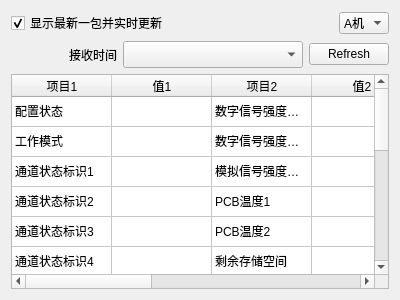
<?xml version="1.0" encoding="UTF-8"?>
<ui version="4.0">
 <class>Form</class>
 <widget class="QWidget" name="Form">
  <property name="geometry">
   <rect>
    <x>0</x>
    <y>0</y>
    <width>400</width>
    <height>300</height>
   </rect>
  </property>
  <property name="windowTitle">
   <string>01H工参</string>
  </property>
  <layout class="QVBoxLayout" name="verticalLayout">
   <item>
    <layout class="QHBoxLayout" name="horizontalLayout_2">
     <item>
      <widget class="QCheckBox" name="checkBox_realtime">
       <property name="text">
        <string>显示最新一包并实时更新</string>
       </property>
       <property name="checked">
        <bool>true</bool>
       </property>
      </widget>
     </item>
     <item>
      <spacer name="horizontalSpacer_3">
       <property name="orientation">
        <enum>Qt::Horizontal</enum>
       </property>
       <property name="sizeHint" stdset="0">
        <size>
         <width>40</width>
         <height>20</height>
        </size>
       </property>
      </spacer>
     </item>
     <item>
      <widget class="QComboBox" name="comboBox_sat">
       <item>
        <property name="text">
         <string>A机</string>
        </property>
       </item>
       <item>
        <property name="text">
         <string>B机</string>
        </property>
       </item>
      </widget>
     </item>
    </layout>
   </item>
   <item>
    <layout class="QHBoxLayout" name="horizontalLayout">
     <item>
      <spacer name="horizontalSpacer">
       <property name="orientation">
        <enum>Qt::Horizontal</enum>
       </property>
       <property name="sizeHint" stdset="0">
        <size>
         <width>40</width>
         <height>20</height>
        </size>
       </property>
      </spacer>
     </item>
     <item>
      <widget class="QLabel" name="label">
       <property name="text">
        <string>接收时间</string>
       </property>
      </widget>
     </item>
     <item>
      <widget class="QComboBox" name="comboBox_recv_time">
       <property name="minimumSize">
        <size>
         <width>180</width>
         <height>27</height>
        </size>
       </property>
       <property name="maximumSize">
        <size>
         <width>16777215</width>
         <height>27</height>
        </size>
       </property>
      </widget>
     </item>
     <item>
      <widget class="QPushButton" name="pushButton_refresh">
       <property name="text">
        <string>Refresh</string>
       </property>
      </widget>
     </item>
    </layout>
   </item>
   <item>
    <widget class="QTableWidget" name="tableWidget">
     <attribute name="horizontalHeaderVisible">
      <bool>true</bool>
     </attribute>
     <attribute name="horizontalHeaderCascadingSectionResizes">
      <bool>false</bool>
     </attribute>
     <attribute name="horizontalHeaderHighlightSections">
      <bool>true</bool>
     </attribute>
     <attribute name="verticalHeaderVisible">
      <bool>false</bool>
     </attribute>
     <attribute name="verticalHeaderCascadingSectionResizes">
      <bool>false</bool>
     </attribute>
     <attribute name="verticalHeaderHighlightSections">
      <bool>true</bool>
     </attribute>
     <row>
      <property name="text">
       <string>1</string>
      </property>
     </row>
     <row>
      <property name="text">
       <string>2</string>
      </property>
     </row>
     <row>
      <property name="text">
       <string>3</string>
      </property>
     </row>
     <row>
      <property name="text">
       <string>4</string>
      </property>
     </row>
     <row>
      <property name="text">
       <string>5</string>
      </property>
     </row>
     <row>
      <property name="text">
       <string>6</string>
      </property>
     </row>
     <row>
      <property name="text">
       <string>7</string>
      </property>
     </row>
     <row>
      <property name="text">
       <string>8</string>
      </property>
     </row>
     <row>
      <property name="text">
       <string>9</string>
      </property>
     </row>
     <row>
      <property name="text">
       <string>10</string>
      </property>
     </row>
     <row>
      <property name="text">
       <string>11</string>
      </property>
     </row>
     <row>
      <property name="text">
       <string>12</string>
      </property>
     </row>
     <row>
      <property name="text">
       <string>13</string>
      </property>
     </row>
     <row>
      <property name="text">
       <string>14</string>
      </property>
     </row>
     <column>
      <property name="text">
       <string>项目1</string>
      </property>
     </column>
     <column>
      <property name="text">
       <string>值1</string>
      </property>
     </column>
     <column>
      <property name="text">
       <string>项目2</string>
      </property>
     </column>
     <column>
      <property name="text">
       <string>值2</string>
      </property>
     </column>
     <column>
      <property name="text">
       <string>项目3</string>
      </property>
     </column>
     <column>
      <property name="text">
       <string>值3</string>
      </property>
     </column>
     <column>
      <property name="text">
       <string>项目4</string>
      </property>
     </column>
     <column>
      <property name="text">
       <string>值4</string>
      </property>
     </column>
     <item row="0" column="0">
      <property name="text">
       <string>配置状态</string>
      </property>
     </item>
     <item row="0" column="2">
      <property name="text">
       <string>数字信号强度指示1</string>
      </property>
     </item>
     <item row="0" column="4">
      <property name="text">
       <string>RF发送抛弃包计数</string>
      </property>
     </item>
     <item row="0" column="6">
      <property name="text">
       <string>当前发送文件序号</string>
      </property>
     </item>
     <item row="1" column="0">
      <property name="text">
       <string>工作模式</string>
      </property>
     </item>
     <item row="1" column="2">
      <property name="text">
       <string>数字信号强度指示2</string>
      </property>
     </item>
     <item row="1" column="4">
      <property name="text">
       <string>RF接收包计数</string>
      </property>
     </item>
     <item row="1" column="6">
      <property name="text">
       <string>当前发送文件长度</string>
      </property>
     </item>
     <item row="2" column="0">
      <property name="text">
       <string>通道状态标识1</string>
      </property>
     </item>
     <item row="2" column="2">
      <property name="text">
       <string>模拟信号强度指示</string>
      </property>
     </item>
     <item row="2" column="4">
      <property name="text">
       <string>RF接收错误包计数</string>
      </property>
     </item>
     <item row="2" column="6">
      <property name="text">
       <string>当前发送文件校验值</string>
      </property>
     </item>
     <item row="3" column="0">
      <property name="text">
       <string>通道状态标识2</string>
      </property>
     </item>
     <item row="3" column="2">
      <property name="text">
       <string>PCB温度1</string>
      </property>
     </item>
     <item row="3" column="4">
      <property name="text">
       <string>RF接收执行错误计数</string>
      </property>
     </item>
     <item row="3" column="6">
      <property name="text">
       <string>FTP发送数据块大小</string>
      </property>
     </item>
     <item row="4" column="0">
      <property name="text">
       <string>通道状态标识3</string>
      </property>
     </item>
     <item row="4" column="2">
      <property name="text">
       <string>PCB温度2</string>
      </property>
     </item>
     <item row="4" column="4">
      <property name="text">
       <string>RF接收纠错失败计数</string>
      </property>
     </item>
     <item row="4" column="6">
      <property name="text">
       <string>FTP发送成功包数</string>
      </property>
     </item>
     <item row="5" column="0">
      <property name="text">
       <string>通道状态标识4</string>
      </property>
     </item>
     <item row="5" column="2">
      <property name="text">
       <string>剩余存储空间</string>
      </property>
     </item>
     <item row="5" column="4">
      <property name="text">
       <string>RF最近一条指令</string>
      </property>
     </item>
     <item row="5" column="6">
      <property name="text">
       <string>FTP发送缺失包数</string>
      </property>
     </item>
     <item row="6" column="0">
      <property name="text">
       <string>+5V接收电流</string>
      </property>
     </item>
     <item row="6" column="2">
      <property name="text">
       <string>CPU占用率</string>
      </property>
     </item>
     <item row="6" column="4">
      <property name="text">
       <string>RF指令执行情况</string>
      </property>
     </item>
     <item row="6" column="6">
      <property name="text">
       <string>读取数据包计数</string>
      </property>
     </item>
     <item row="7" column="0">
      <property name="text">
       <string>+5V接收电压</string>
      </property>
     </item>
     <item row="7" column="2">
      <property name="text">
       <string>CAN发送包计数</string>
      </property>
     </item>
     <item row="7" column="4">
      <property name="text">
       <string>FTP当前接收文件序号</string>
      </property>
     </item>
     <item row="7" column="6">
      <property name="text">
       <string>注入数据计数</string>
      </property>
     </item>
     <item row="8" column="0">
      <property name="text">
       <string>+5V发射电流</string>
      </property>
     </item>
     <item row="8" column="2">
      <property name="text">
       <string>CAN接收包计数</string>
      </property>
     </item>
     <item row="8" column="4">
      <property name="text">
       <string>FTP当前接收文件长度</string>
      </property>
     </item>
     <item row="8" column="6">
      <property name="text">
       <string>复位计数</string>
      </property>
     </item>
     <item row="9" column="0">
      <property name="text">
       <string>+5V发射电压</string>
      </property>
     </item>
     <item row="9" column="2">
      <property name="text">
       <string>CAN错误包计数</string>
      </property>
     </item>
     <item row="9" column="4">
      <property name="text">
       <string>FTP当前接收文件校验值</string>
      </property>
     </item>
     <item row="9" column="6">
      <property name="text">
       <string>复位标识</string>
      </property>
     </item>
     <item row="10" column="0">
      <property name="text">
       <string>+3.3V电流</string>
      </property>
     </item>
     <item row="10" column="2">
      <property name="text">
       <string>CAN执行错误计数</string>
      </property>
     </item>
     <item row="10" column="4">
      <property name="text">
       <string>FTP接收数据块大小</string>
      </property>
     </item>
     <item row="10" column="6">
      <property name="text">
       <string>系统状态标识</string>
      </property>
     </item>
     <item row="11" column="0">
      <property name="text">
       <string>+3.3V电压</string>
      </property>
     </item>
     <item row="11" column="2">
      <property name="text">
       <string>CAN最近一条指令</string>
      </property>
     </item>
     <item row="11" column="4">
      <property name="text">
       <string>FTP接收成功包数</string>
      </property>
     </item>
     <item row="11" column="6">
      <property name="text">
       <string>ARM运行时间</string>
      </property>
     </item>
     <item row="12" column="0">
      <property name="text">
       <string>接收频偏1</string>
      </property>
     </item>
     <item row="12" column="2">
      <property name="text">
       <string>CAN指令执行情况</string>
      </property>
     </item>
     <item row="12" column="4">
      <property name="text">
       <string>FTP接收缺失包数</string>
      </property>
     </item>
     <item row="12" column="6">
      <property name="text">
       <string>AVR运行时间</string>
      </property>
     </item>
     <item row="13" column="0">
      <property name="text">
       <string>接收频偏2</string>
      </property>
     </item>
     <item row="13" column="2">
      <property name="text">
       <string>RF发送包计数</string>
      </property>
     </item>
     <item row="13" column="4">
      <property name="text">
       <string>目标CAN节点地址</string>
      </property>
     </item>
     <item row="13" column="6">
      <property name="text">
       <string>保留</string>
      </property>
     </item>
    </widget>
   </item>
  </layout>
 </widget>
 <resources/>
 <connections/>
</ui>
